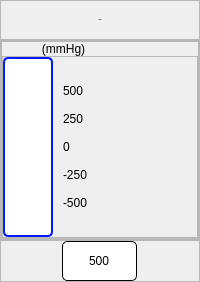
                   <widget class="QFrame" name="apsensor">
                    <property name="minimumSize">
                     <size>
                      <width>0</width>
                      <height>0</height>
                     </size>
                    </property>
                    <property name="frameShape">
                     <enum>QFrame::NoFrame</enum>
                    </property>
                    <property name="frameShadow">
                     <enum>QFrame::Raised</enum>
                    </property>
                    <layout class="QVBoxLayout" name="verticalLayout_29">
                     <property name="spacing">
                      <number>0</number>
                     </property>
                     <property name="leftMargin">
                      <number>0</number>
                     </property>
                     <property name="topMargin">
                      <number>0</number>
                     </property>
                     <property name="rightMargin">
                      <number>0</number>
                     </property>
                     <property name="bottomMargin">
                      <number>0</number>
                     </property>
                     <item>
                      <widget class="QFrame" name="frame_6">
                       <property name="frameShape">
                        <enum>QFrame::StyledPanel</enum>
                       </property>
                       <property name="frameShadow">
                        <enum>QFrame::Raised</enum>
                       </property>
                       <layout class="QHBoxLayout" name="horizontalLayout_3">
                        <item>
                         <widget class="QLabel" name="s1_label_8">
                          <property name="minimumSize">
                           <size>
                            <width>100</width>
                            <height>20</height>
                           </size>
                          </property>
                          <property name="maximumSize">
                           <size>
                            <width>16777215</width>
                            <height>20</height>
                           </size>
                          </property>
                          <property name="font">
                           <font>
                            <family>Roboto</family>
                            <pointsize>-1</pointsize>
                            <weight>75</weight>
                            <italic>false</italic>
                            <bold>true</bold>
                           </font>
                          </property>
                          <property name="styleSheet">
                           <string notr="true">font: bold 26px &quot;Roboto&quot;;</string>
                          </property>
                          <property name="text">
                           <string>A.Press</string>
                          </property>
                          <property name="alignment">
                           <set>Qt::AlignCenter</set>
                          </property>
                         </widget>
                        </item>
                       </layout>
                      </widget>
                     </item>
                     <item>
                      <widget class="QFrame" name="frame_7">
                       <property name="frameShape">
                        <enum>QFrame::StyledPanel</enum>
                       </property>
                       <property name="frameShadow">
                        <enum>QFrame::Raised</enum>
                       </property>
                       <layout class="QVBoxLayout" name="verticalLayout_5">
                        <property name="spacing">
                         <number>0</number>
                        </property>
                        <property name="leftMargin">
                         <number>0</number>
                        </property>
                        <property name="topMargin">
                         <number>0</number>
                        </property>
                        <property name="rightMargin">
                         <number>0</number>
                        </property>
                        <property name="bottomMargin">
                         <number>0</number>
                        </property>
                        <item>
                         <widget class="QFrame" name="frame_8">
                          <property name="frameShape">
                           <enum>QFrame::StyledPanel</enum>
                          </property>
                          <property name="frameShadow">
                           <enum>QFrame::Raised</enum>
                          </property>
                          <layout class="QVBoxLayout" name="verticalLayout_6">
                           <property name="spacing">
                            <number>0</number>
                           </property>
                           <property name="leftMargin">
                            <number>0</number>
                           </property>
                           <property name="topMargin">
                            <number>0</number>
                           </property>
                           <property name="rightMargin">
                            <number>0</number>
                           </property>
                           <property name="bottomMargin">
                            <number>0</number>
                           </property>
                           <item>
                            <widget class="QLabel" name="label_4">
                             <property name="styleSheet">
                              <string notr="true">font : 16px &quot;Roboto&quot;</string>
                             </property>
                             <property name="text">
                              <string>            (mmHg)</string>
                             </property>
                            </widget>
                           </item>
                           <item>
                            <widget class="QFrame" name="frame_9">
                             <property name="frameShape">
                              <enum>QFrame::StyledPanel</enum>
                             </property>
                             <property name="frameShadow">
                              <enum>QFrame::Raised</enum>
                             </property>
                             <layout class="QHBoxLayout" name="horizontalLayout_6">
                              <property name="spacing">
                               <number>10</number>
                              </property>
                              <property name="leftMargin">
                               <number>0</number>
                              </property>
                              <property name="topMargin">
                               <number>0</number>
                              </property>
                              <property name="rightMargin">
                               <number>0</number>
                              </property>
                              <property name="bottomMargin">
                               <number>0</number>
                              </property>
                              <item>
                               <widget class="QProgressBar" name="s1_bar_6">
                                <property name="sizePolicy">
                                 <sizepolicy hsizetype="Preferred" vsizetype="Preferred">
                                  <horstretch>0</horstretch>
                                  <verstretch>0</verstretch>
                                 </sizepolicy>
                                </property>
                                <property name="minimumSize">
                                 <size>
                                  <width>50</width>
                                  <height>180</height>
                                 </size>
                                </property>
                                <property name="maximumSize">
                                 <size>
                                  <width>50</width>
                                  <height>180</height>
                                 </size>
                                </property>
                                <property name="contextMenuPolicy">
                                 <enum>Qt::DefaultContextMenu</enum>
                                </property>
                                <property name="layoutDirection">
                                 <enum>Qt::LeftToRight</enum>
                                </property>
                                <property name="autoFillBackground">
                                 <bool>false</bool>
                                </property>
                                <property name="styleSheet">
                                 <string notr="true">QProgressBar {
    text-align: center;
	background: #FFFFFF;
	border: 2px solid #001AFF;
	box-sizing: border-box;
	border-radius: 5px;
}
QProgressBar::chunk {
    background: #001AFF;
}</string>
                                </property>
                                <property name="minimum">
                                 <number>0</number>
                                </property>
                                <property name="maximum">
                                 <number>5000</number>
                                </property>
                                <property name="value">
                                 <number>0</number>
                                </property>
                                <property name="alignment">
                                 <set>Qt::AlignRight|Qt::AlignTrailing|Qt::AlignVCenter</set>
                                </property>
                                <property name="textVisible">
                                 <bool>false</bool>
                                </property>
                                <property name="orientation">
                                 <enum>Qt::Vertical</enum>
                                </property>
                                <property name="invertedAppearance">
                                 <bool>false</bool>
                                </property>
                                <property name="textDirection">
                                 <enum>QProgressBar::BottomToTop</enum>
                                </property>
                                <property name="format">
                                 <string>%v</string>
                                </property>
                               </widget>
                              </item>
                              <item>
                               <widget class="QLabel" name="label_5">
                                <property name="styleSheet">
                                 <string notr="true">font : 16px &quot;Roboto&quot;</string>
                                </property>
                                <property name="text">
                                 <string>500

250

0

-250

-500</string>
                                </property>
                                <property name="textFormat">
                                 <enum>Qt::AutoText</enum>
                                </property>
                                <property name="alignment">
                                 <set>Qt::AlignLeading|Qt::AlignLeft|Qt::AlignVCenter</set>
                                </property>
                               </widget>
                              </item>
                             </layout>
                            </widget>
                           </item>
                          </layout>
                         </widget>
                        </item>
                       </layout>
                      </widget>
                     </item>
                     <item>
                      <widget class="QFrame" name="frame_10">
                       <property name="frameShape">
                        <enum>QFrame::StyledPanel</enum>
                       </property>
                       <property name="frameShadow">
                        <enum>QFrame::Raised</enum>
                       </property>
                       <layout class="QHBoxLayout" name="horizontalLayout_7">
                        <property name="spacing">
                         <number>0</number>
                        </property>
                        <property name="leftMargin">
                         <number>0</number>
                        </property>
                        <property name="topMargin">
                         <number>0</number>
                        </property>
                        <property name="rightMargin">
                         <number>0</number>
                        </property>
                        <property name="bottomMargin">
                         <number>0</number>
                        </property>
                        <item>
                         <widget class="QLineEdit" name="s1_edit_16">
                          <property name="sizePolicy">
                           <sizepolicy hsizetype="Preferred" vsizetype="Preferred">
                            <horstretch>0</horstretch>
                            <verstretch>0</verstretch>
                           </sizepolicy>
                          </property>
                          <property name="minimumSize">
                           <size>
                            <width>75</width>
                            <height>40</height>
                           </size>
                          </property>
                          <property name="maximumSize">
                           <size>
                            <width>75</width>
                            <height>40</height>
                           </size>
                          </property>
                          <property name="styleSheet">
                           <string notr="true">background: #FFFFFF;
border: 1px solid #000000;
border-radius: 5px;
font: bold 16px &quot;Roboto&quot;;</string>
                          </property>
                          <property name="text">
                           <string>500</string>
                          </property>
                          <property name="alignment">
                           <set>Qt::AlignCenter</set>
                          </property>
                         </widget>
                        </item>
                       </layout>
                      </widget>
                     </item>
                    </layout>
                   </widget>
